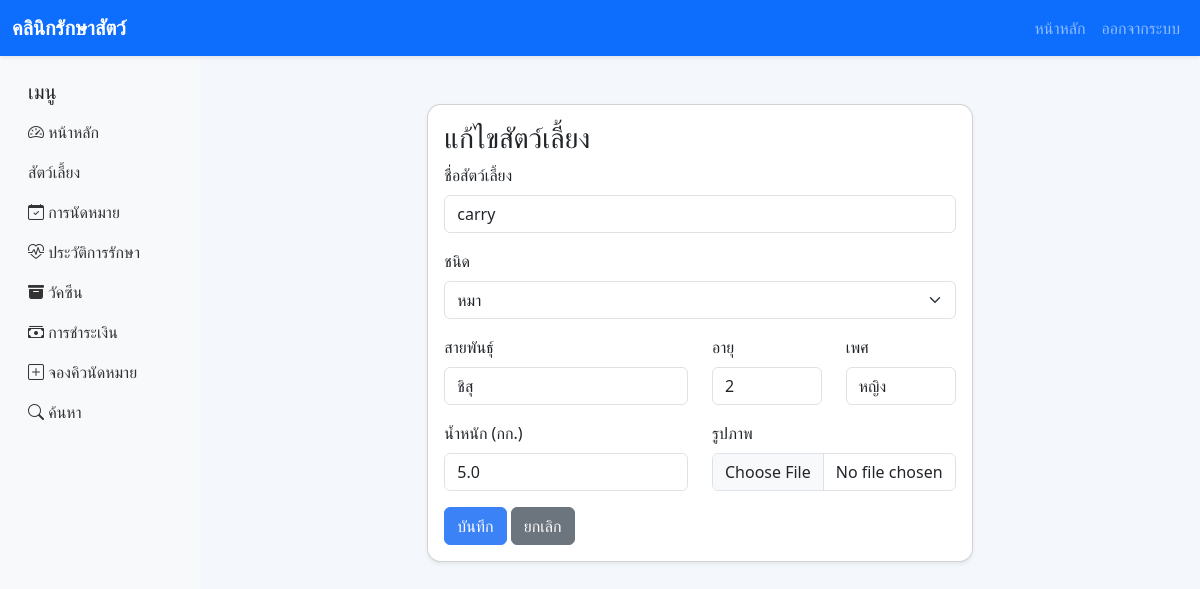
Screenshot of /pets/edit/2 (signed in) with the database file from the repository.
### models/pet.py (models this page shows)
class Pet(db.Model):
    __tablename__ = 'pets'
    id = db.Column(db.Integer, primary_key=True)
    owner_id = db.Column(db.Integer, db.ForeignKey('users.id'), nullable=False)
    pet_name = db.Column(db.String(120), nullable=False)
    species = db.Column(db.String(80), nullable=False)
    breed = db.Column(db.String(100), nullable=True)
    age = db.Column(db.Integer, nullable=True)
    gender = db.Column(db.String(20), nullable=True)
    weight = db.Column(db.Float, nullable=True)
    image = db.Column(db.String(200), nullable=True)
    appointments = db.relationship('Appointment', backref='pet', lazy=True)
    vaccines = db.relationship('Vaccine', backref='pet', lazy=True)

### routes/user.py (the view, shortened to what this page needs)
@user_bp.route('/pets/edit/<int:pet_id>', methods=['GET', 'POST'])
@login_required
def edit_pet(pet_id):
    pet = Pet.query.get_or_404(pet_id)
    if pet.owner_id != current_user.id and not current_user.is_admin():
        flash('คุณไม่มีสิทธิ์แก้ไขข้อมูลนี้', 'danger')
        return redirect(url_for('user.pets'))
    return render_template('pet_form.html', pet=pet)

### models/user.py (called while the page is built)
    def is_admin(self):
        return self.role == 'admin'

### templates/pet_form.html (shortened to what this page needs)
{% extends 'base.html' %}
{% block content %}
<div class="row justify-content-center mt-4">
    <div class="col-lg-7">
        <div class="card shadow-sm">
            <div class="card-body">
                <h3>{{ 'แก้ไขสัตว์เลี้ยง' if pet else 'เพิ่มสัตว์เลี้ยงใหม่' }}</h3>
                <form method="POST" enctype="multipart/form-data">
                    <div class="mb-3">
                        <label class="form-label">ชื่อสัตว์เลี้ยง</label>
                        <input type="text" name="pet_name" class="form-control" value="{{ pet.pet_name if pet else '' }}" required>
                    </div>
                    <div class="mb-3">
                        <label class="form-label">ชนิด</label>
                        <select class="form-select" name="species" required>
                            <option value="หมา" {% if pet and pet.species == 'หมา' %}selected{% endif %}>หมา</option>
                        </select>
                    </div>
                    <div class="mb-3 row">
                        <div class="col-md-6">
                            <label class="form-label">สายพันธุ์</label>
                            <input type="text" name="breed" class="form-control" value="{{ pet.breed if pet else '' }}">
                        </div>
                        <div class="col-md-3">
                            <label class="form-label">อายุ</label>
                            <input type="number" name="age" class="form-control" value="{{ pet.age if pet else '' }}">
                        </div>
                        <div class="col-md-3">
                            <label class="form-label">เพศ</label>
                            <input type="text" name="gender" class="form-control" value="{{ pet.gender if pet else '' }}">
                        </div>
                    </div>
                    <div class="mb-3 row">
                        <div class="col-md-6">
                            <label class="form-label">น้ำหนัก (กก.)</label>
                            <input type="text" name="weight" class="form-control" value="{{ pet.weight if pet else '' }}">
                        </div>
                        <div class="col-md-6">
                            <label class="form-label">รูปภาพ</label>
                            <input type="file" name="image" class="form-control">
                        </div>
                    </div>
                    <button type="submit" class="btn btn-primary">บันทึก</button>
                    <a href="{{ url_for('user.pets') }}" class="btn btn-secondary">ยกเลิก</a>
                </form>
            </div>
        </div>
    </div>
</div>
{% endblock %}

### static/css/style.css (style rules this page uses)
body { background: #f4f7fb; min-height: 100vh; }
.card { border-radius: 0.85rem; }
.btn-primary { background: #3b82f6; border-color: #3b82f6; }

### rows the page displays
Pet: pet_name "carry", species "หมา", breed "ชิสุ", age "2", gender "หญิง", weight "5.0"

### other values shown
{{ 'แก้ไขสัตว์เลี้ยง' if pet else 'เพิ่มสัตว์เลี้ยงใหม่' }} "แก้ไขสัตว์เลี้ยง"
